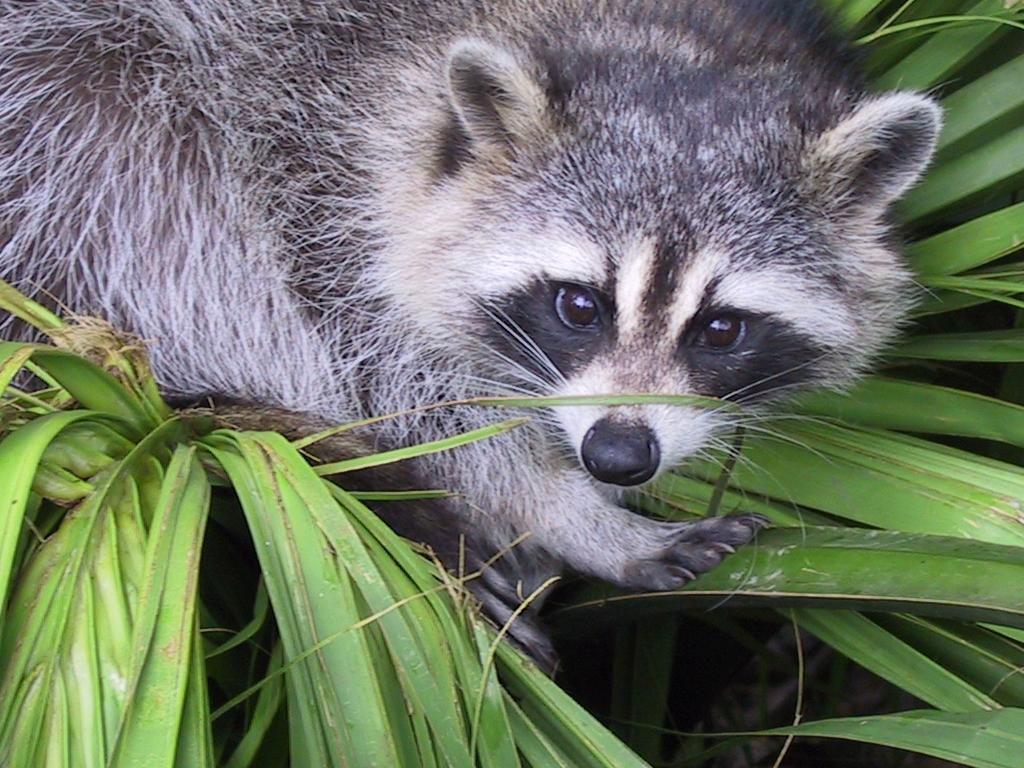
#> input picture Python_1_Array/ex04/animal.jpeg, 1024 x 768 px
$ python zoom.py
#> lines starting #> are read from the running program, lines starting #| are printed output that depends on the picture; after the words box and inside, x2 and y2 are one past the last pixel; in counts of white or black regions, pixels touching at a corner belong together
### Python_1_Array/ex04/load_image.py
import numpy as np
import cv2 #OpenCV to manipulate images as arrays

class FileNotFound(Exception):
	pass


def ft_load(path: str) -> np.ndarray:
#> called with path = 'animal.jpeg'
	try:
		img = cv2.imread(path)
#> img is the input picture: shape (768, 1024, 3); mean B, G, R 102.1, 117.7, 110.7
		if img is None:
			raise FileNotFound(f"The specified {path} file was not found or image is empty")
		img_rgb = cv2.cvtColor(img, cv2.COLOR_BGR2RGB)
		img_arr = np.array(img_rgb)
		return (img_arr)
	except FileNotFound as e:
		raise e
	except ValueError as e:
		raise e
	except Exception as e:
		raise Exception(f"Unexpected error: {e}")


# cv2.imshow("Image", img)
# cv2.waitKey(0)  # Wait indefinitely until a key is pressed
# cv2.destroyAllWindows()  # Close the window

### Python_1_Array/ex04/zoom.py
from load_image import ft_load
import numpy as np
import cv2

def	ft_zoom(path):
    try:
        np_new_obj = ft_load(path)
        print(f"The shape of image is: {np_new_obj.shape}")
#| The shape of image is: (768, 1024, 3)
        print(np_new_obj)
#> (printed output is left out)
    except Exception as e:
        print(f"Error loading image: {e}")
        return
    try:
        zoomed_obj = np_new_obj[100:500, 450:850]
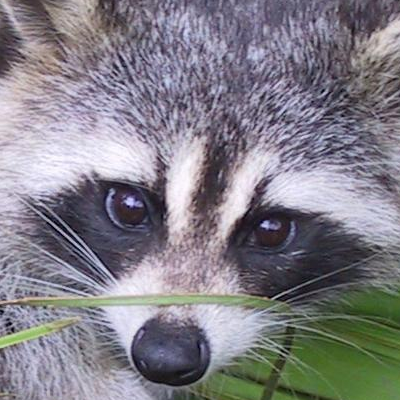
#> zoomed_obj: shape (400, 400, 3); mean R, G, B 129.9, 127, 135.2
        bgr_zoomed_obj = cv2.cvtColor(zoomed_obj, cv2.COLOR_RGB2BGR)
        grayscale_obj = cv2.cvtColor(bgr_zoomed_obj, cv2.COLOR_BGR2GRAY) #returns 2d arr
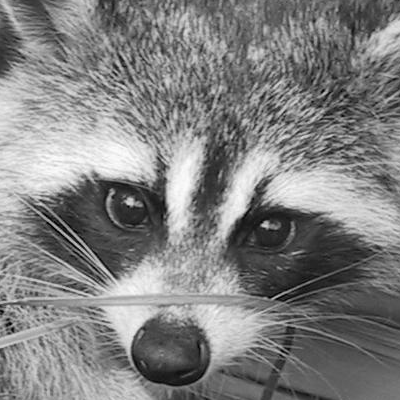
#> grayscale_obj: shape (400, 400); min 0, max 253, mean 128.8
        grayscale_obj_3d = np.expand_dims(grayscale_obj, axis=-1) #converts into 3darr, adds 1 as a third dimension
        print(f"New shape after slicing: {grayscale_obj_3d.shape} or ({grayscale_obj_3d.shape[0]}, {grayscale_obj_3d.shape[1]})")
#| New shape after slicing: (400, 400, 1) or (400, 400)
        print(grayscale_obj_3d)
#> (printed output is left out)
    except Exception as e:
        print(f"Error processing image: {e}")
        return

    try:
        # Create a blank canvas larger than the image to include space for axes
        height, width = grayscale_obj.shape
#> height = 400; width = 400
        canvas_height = height + 60  #space for the x-axis
#> canvas_height = 460
        canvas_width = width + 50   #space for the y-axis
#> canvas_width = 450
        canvas = np.ones((canvas_height, canvas_width), dtype=np.uint8) * 255 #2d arr filled with 1 * 255 (white background)

        canvas[10:10 + height, 50:50 + width] = grayscale_obj  #placing image at certain row/column
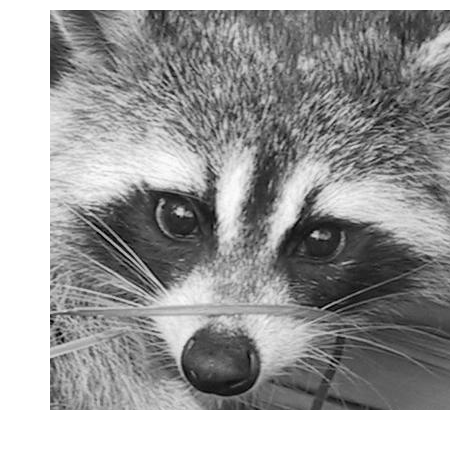
#> canvas: shape (460, 450); min 0, max 255, mean 157.5

        cv2.line(canvas, (50, 10 + height), (50 + width, 10 + height), (0, 0, 0), 2)  #x-axis
        cv2.line(canvas, (49, 10), (49, 10 + height), (0, 0, 0), 2) #y-axis line
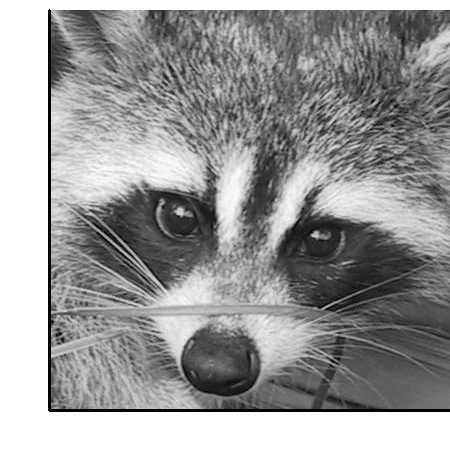
#> canvas: shape (460, 450); min 0, max 255, mean 155

        for x in range(0, 351, 50):
            cv2.line(canvas, (50 + x, 10 + height), (50 + x, 10 + height + 5), (0, 0, 0), 1) #drawing delimeters
            cv2.putText(canvas, str(x), (50 + x - 10, height + 30), cv2.FONT_HERSHEY_SIMPLEX, 0.5, (0, 0, 0), 1) #drawing numbers
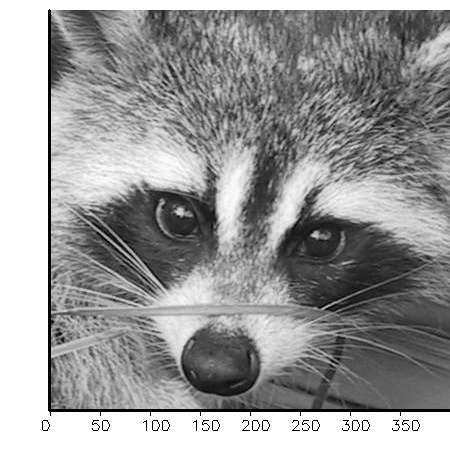
#> canvas: shape (460, 450); 0.28% of pixels changed, all inside (x1, y1, x2, y2) = (42, 412, 420, 431)

        for y in range(0, 351, 50):
            cv2.line(canvas, (45, 10 + y), (49, 10 + y), (0, 0, 0), 1)
            cv2.putText(canvas, str(y), (10, y + 15), cv2.FONT_HERSHEY_SIMPLEX, 0.5, (0, 0, 0), 1)
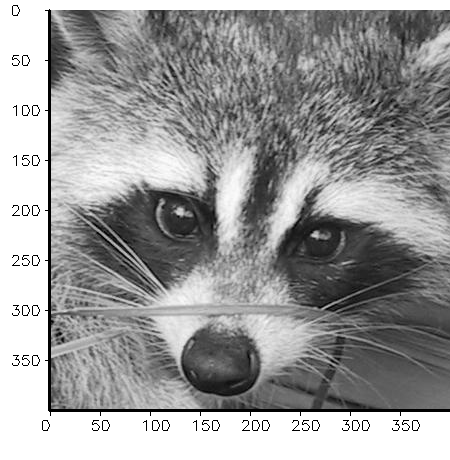
#> canvas: shape (460, 450); 0.27% of pixels changed, all inside (x1, y1, x2, y2) = (12, 5, 48, 366)

        cv2.imshow("Image", canvas)
        cv2.waitKey(0)  #waits indefinitely until a key is pressed
        cv2.destroyAllWindows()
    except Exception as e:
        print(f"Error creating canvas or displaying canvas: {e}")
        return

def main():
    try:
        ft_zoom("animal.jpeg")
    except Exception as e:
        print(f"Unexpected error: {e}")


if __name__ == "__main__":
    main()
